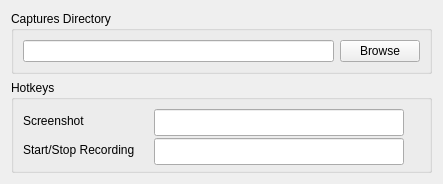
<?xml version="1.0" encoding="UTF-8"?>
<ui version="4.0">
 <class>SettingsWindow</class>
 <widget class="QWidget" name="SettingsWindow">
  <property name="geometry">
   <rect>
    <x>0</x>
    <y>0</y>
    <width>443</width>
    <height>184</height>
   </rect>
  </property>
  <property name="minimumSize">
   <size>
    <width>443</width>
    <height>184</height>
   </size>
  </property>
  <property name="maximumSize">
   <size>
    <width>443</width>
    <height>184</height>
   </size>
  </property>
  <property name="windowTitle">
   <string>SettingsWindow</string>
  </property>
  <layout class="QVBoxLayout" name="verticalLayout">
   <item>
    <widget class="QGroupBox" name="captures_dir_group_box">
     <property name="title">
      <string>Captures Directory</string>
     </property>
     <layout class="QHBoxLayout" name="horizontalLayout">
      <item>
       <widget class="CapturesDirectoryLineEdit" name="captures_dir_line_edit">
        <property name="focusPolicy">
         <enum>Qt::NoFocus</enum>
        </property>
        <property name="readOnly">
         <bool>true</bool>
        </property>
       </widget>
      </item>
      <item>
       <widget class="BrowseButton" name="browse_button">
        <property name="text">
         <string>Browse</string>
        </property>
       </widget>
      </item>
     </layout>
    </widget>
   </item>
   <item>
    <widget class="QGroupBox" name="hotkeys_group_box">
     <property name="title">
      <string>Hotkeys</string>
     </property>
     <layout class="QVBoxLayout" name="verticalLayout_5">
      <item>
       <layout class="QHBoxLayout" name="horizontalLayout_3" stretch="1,2,0">
        <item>
         <layout class="QVBoxLayout" name="verticalLayout_2">
          <item>
           <widget class="QLabel" name="screenshot_label">
            <property name="text">
             <string>Screenshot</string>
            </property>
           </widget>
          </item>
          <item>
           <widget class="QLabel" name="start_stop_recording_label">
            <property name="text">
             <string>Start/Stop Recording</string>
            </property>
           </widget>
          </item>
         </layout>
        </item>
        <item>
         <layout class="QVBoxLayout" name="verticalLayout_3">
          <item>
           <widget class="ScreenshotLineEdit" name="screenshot_line_edit">
            <property name="minimumSize">
             <size>
              <width>0</width>
              <height>27</height>
             </size>
            </property>
            <property name="maximumSize">
             <size>
              <width>16777215</width>
              <height>27</height>
             </size>
            </property>
           </widget>
          </item>
          <item>
           <widget class="StartStopRecordingLineEdit" name="start_stop_recording_line_edit">
            <property name="minimumSize">
             <size>
              <width>0</width>
              <height>27</height>
             </size>
            </property>
            <property name="maximumSize">
             <size>
              <width>16777215</width>
              <height>27</height>
             </size>
            </property>
            <property name="readOnly">
             <bool>true</bool>
            </property>
           </widget>
          </item>
         </layout>
        </item>
        <item>
         <layout class="QVBoxLayout" name="verticalLayout_4">
          <property name="spacing">
           <number>9</number>
          </property>
          <item>
           <layout class="QVBoxLayout" name="verticalLayout_6">
            <item alignment="Qt::AlignHCenter|Qt::AlignVCenter">
             <widget class="ScreenshotStatusLabel" name="screenshot_status_label">
              <property name="sizePolicy">
               <sizepolicy hsizetype="Fixed" vsizetype="Fixed">
                <horstretch>0</horstretch>
                <verstretch>0</verstretch>
               </sizepolicy>
              </property>
              <property name="minimumSize">
               <size>
                <width>10</width>
                <height>10</height>
               </size>
              </property>
              <property name="maximumSize">
               <size>
                <width>10</width>
                <height>10</height>
               </size>
              </property>
             </widget>
            </item>
           </layout>
          </item>
          <item>
           <layout class="QVBoxLayout" name="verticalLayout_7">
            <item alignment="Qt::AlignHCenter|Qt::AlignVCenter">
             <widget class="StartStopRecordingStatusLabel" name="start_stop_recording_status_label">
              <property name="sizePolicy">
               <sizepolicy hsizetype="Fixed" vsizetype="Fixed">
                <horstretch>0</horstretch>
                <verstretch>0</verstretch>
               </sizepolicy>
              </property>
              <property name="minimumSize">
               <size>
                <width>10</width>
                <height>10</height>
               </size>
              </property>
              <property name="maximumSize">
               <size>
                <width>10</width>
                <height>10</height>
               </size>
              </property>
             </widget>
            </item>
           </layout>
          </item>
         </layout>
        </item>
       </layout>
      </item>
     </layout>
    </widget>
   </item>
  </layout>
 </widget>
 <customwidgets>
  <customwidget>
   <class>ScreenshotLineEdit</class>
   <extends>QLineEdit</extends>
   <header>.hotkeys.screenshot.line_edit</header>
  </customwidget>
  <customwidget>
   <class>StartStopRecordingLineEdit</class>
   <extends>QLineEdit</extends>
   <header>.hotkeys.start_stop_recording.line_edit</header>
  </customwidget>
  <customwidget>
   <class>ScreenshotStatusLabel</class>
   <extends>QLabel</extends>
   <header>.hotkeys.screenshot.status_label</header>
  </customwidget>
  <customwidget>
   <class>StartStopRecordingStatusLabel</class>
   <extends>QLabel</extends>
   <header>.hotkeys.start_stop_recording.status_label</header>
  </customwidget>
  <customwidget>
   <class>BrowseButton</class>
   <extends>QPushButton</extends>
   <header>.captures_directory.browse_button</header>
  </customwidget>
  <customwidget>
   <class>CapturesDirectoryLineEdit</class>
   <extends>QLineEdit</extends>
   <header>.captures_directory.line_edit</header>
  </customwidget>
 </customwidgets>
 <resources/>
 <connections/>
</ui>
